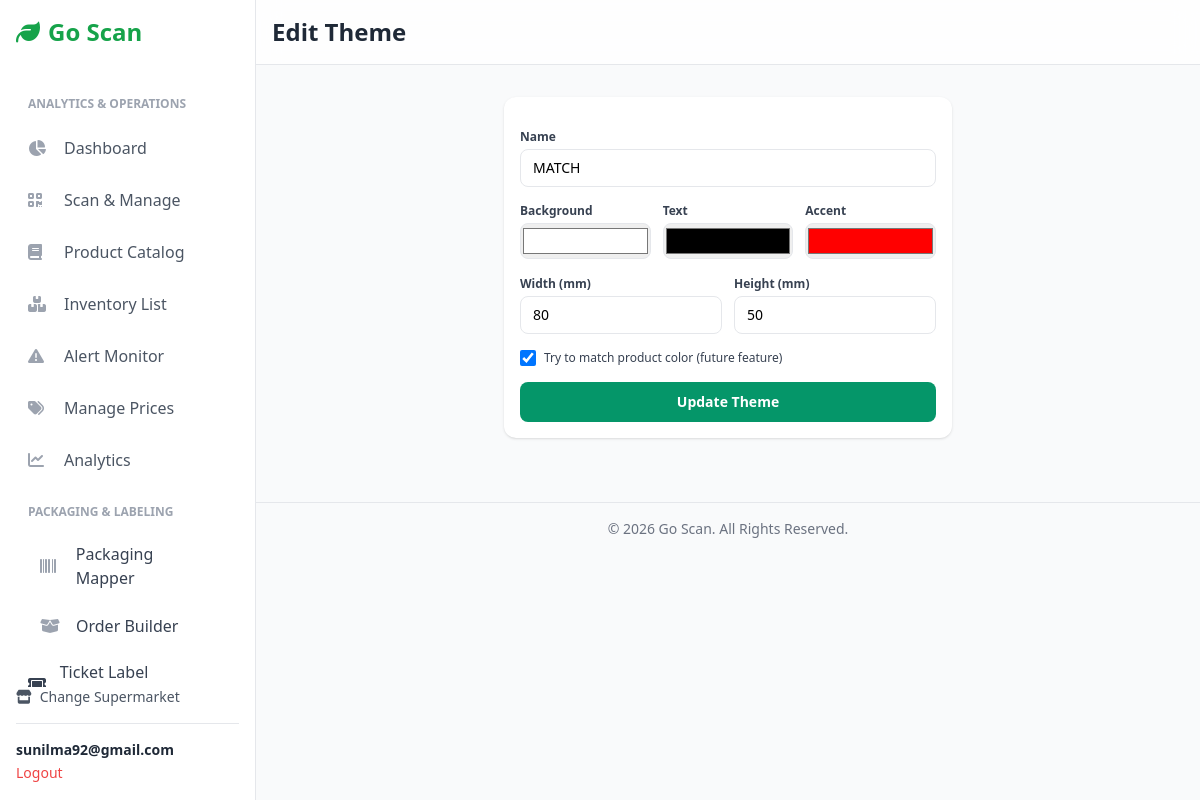
Page /ticket/1/themes/1/edit/ (signed in) on the committed database.
### users/models.py (models this page shows, shortened)
class Account(AbstractBaseUser):
    first_name = models.CharField(max_length=50)
    last_name = models.CharField(max_length=50)
    username = models.CharField(max_length=50, unique=True)
    email = models.EmailField(max_length=100, unique=True)
    phone_number = models.CharField(max_length=50, blank=True)
    date_joined = models.DateTimeField(auto_now_add=True)
    last_login = models.DateTimeField(auto_now=True)
    is_admin = models.BooleanField(default=False)
    is_staff = models.BooleanField(default=False)
    is_active = models.BooleanField(default=True)  # <-- Changed to True
    is_superuser = models.BooleanField(default=False)
    USERNAME_FIELD = 'username'
    REQUIRED_FIELDS = ['email', 'first_name', 'last_name']
    objects = MyAccountManager()

### Tickettheme/models.py (models this page shows, shortened)
class TicketTheme(models.Model):
    supermarket = models.ForeignKey(Supermarket, on_delete=models.CASCADE)
    name = models.CharField(max_length=50)
    background_color = models.CharField(max_length=20, default="#FFFFFF")
    text_color = models.CharField(max_length=20, default="#000000")
    accent_color = models.CharField(max_length=20, default="#FF0000")
    width_mm = models.PositiveIntegerField(default=80)
    height_mm = models.PositiveIntegerField(default=50)
    match_product_color = models.BooleanField(default=False)

### Tickettheme/views.py (the view, shortened to what this page needs)
# urls.py: path("<int:supermarket_id>/themes/<int:theme_id>/edit/", views.ticket_theme_edit_view, name="ticket_theme_edit"),
@login_required
def ticket_theme_edit_view(request, supermarket_id, theme_id):
    supermarket = get_object_or_404(Supermarket, pk=supermarket_id)
    theme = get_object_or_404(TicketTheme, pk=theme_id, supermarket=supermarket)
    return render(request, "tickettheme/theme_edit.html", {
        "theme": theme,
        "supermarket": supermarket,
    })

### templates/tickettheme/theme_edit.html (shortened to what this page needs)
{% extends "inventory/base.html" %}
{% block header %}Edit Theme{% endblock %}
{% block content %}
<div class="max-w-md mx-auto space-y-5">
    <div class="bg-white rounded-xl shadow p-4">
        <form method="POST" class="space-y-4">
            <div>
                <label class="block text-xs font-semibold text-gray-700 mb-1">Name</label>
                <input type="text" name="name" required
                       value="{{ theme.name }}"
                       class="w-full border rounded-lg px-3 py-2 text-sm">
            </div>
            <div class="grid grid-cols-3 gap-3">
                <div>
                    <label class="block text-xs font-semibold text-gray-700 mb-1">Background</label>
                    <input type="color" name="background_color"
                           value="{{ theme.background_color }}"
                           class="w-full h-9 border rounded-lg p-0">
                </div>
                <div>
                    <label class="block text-xs font-semibold text-gray-700 mb-1">Text</label>
                    <input type="color" name="text_color"
                           value="{{ theme.text_color }}"
                           class="w-full h-9 border rounded-lg p-0">
                </div>
                <div>
                    <label class="block text-xs font-semibold text-gray-700 mb-1">Accent</label>
                    <input type="color" name="accent_color"
                           value="{{ theme.accent_color }}"
                           class="w-full h-9 border rounded-lg p-0">
                </div>
            </div>
            <div class="grid grid-cols-2 gap-3">
                <div>
                    <label class="block text-xs font-semibold text-gray-700 mb-1">Width (mm)</label>
                    <input type="number" name="width_mm"
                           value="{{ theme.width_mm }}"
                           class="w-full border rounded-lg px-3 py-2 text-sm">
                </div>
                <div>
                    <label class="block text-xs font-semibold text-gray-700 mb-1">Height (mm)</label>
                    <input type="number" name="height_mm"
                           value="{{ theme.height_mm }}"
                           class="w-full border rounded-lg px-3 py-2 text-sm">
                </div>
            </div>
            <div class="flex items-center gap-2 text-xs">
                <input type="checkbox" name="match_product_color" id="match_product_color"
                       class="w-4 h-4 rounded border-gray-300"
                       {% if theme.match_product_color %}checked{% endif %}>
                <label for="match_product_color" class="text-gray-700">
                    Try to match product color (future feature)
                </label>
            </div>
            <button type="submit"
                    class="w-full bg-emerald-600 hover:bg-emerald-700 text-white py-2.5 rounded-lg text-sm font-semibold">
                Update Theme
            </button>
        </form>
    </div>
</div>
{% endblock %}

### templates/inventory/base.html (shortened to what this page needs)
{% load static %}
<!DOCTYPE html>
<html lang="en">
<head>
    <script src="https://cdn.tailwindcss.com"></script>
    <link rel="stylesheet" href="https://cdnjs.cloudflare.com/ajax/libs/font-awesome/6.4.0/css/all.min.css">
</head>
<body class="bg-gray-50 font-sans">
    <aside id="sidebar" class="w-64 bg-white text-gray-800 p-4 border-r border-gray-200 fixed h-full flex flex-col z-30 md:translate-x-0">
        <div class="text-2xl font-bold text-green-600 mb-8 flex items-center">
            <i class="fas fa-leaf mr-2"></i>
            <span>Go Scan</span>
        </div>
        <nav class="space-y-1 flex-grow overflow-y-auto">
            {% if supermarket %}
                <p class="px-3 pt-4 pb-2 text-xs font-semibold text-gray-400 uppercase">Analytics & Operations</p>
                <a href="{% url 'inventory:supermarket_dashboard' supermarket.id %}" class="sidebar-link flex items-center p-3 rounded-lg text-gray-600 hover:bg-gray-200">
                    <i class="fas fa-chart-pie w-6 mr-3 text-gray-400"></i> Dashboard
                </a>
                <a href="{% url 'inventory:scan_item' supermarket.id %}" class="sidebar-link flex items-center p-3 rounded-lg text-gray-600 hover:bg-gray-200">
                    <i class="fas fa-qrcode w-6 mr-3 text-gray-400"></i> Scan & Manage
                </a>
                <a href="{% url 'inventory:product_list' supermarket.id %}" class="sidebar-link flex items-center p-3 rounded-lg text-gray-600 hover:bg-gray-200">
                    <i class="fas fa-book w-6 mr-3 text-gray-400"></i> Product Catalog
                </a>
                <a href="{% url 'inventory:inventory_list' supermarket.id %}" class="sidebar-link flex items-center p-3 rounded-lg text-gray-600 hover:bg-gray-200">
                    <i class="fas fa-boxes-stacked w-6 mr-3 text-gray-400"></i> Inventory List
                </a>
                <a href="{% url 'pricing:alert_monitor' supermarket.id %}" class="sidebar-link flex items-center p-3 rounded-lg text-gray-600 hover:bg-gray-200">
                    <i class="fas fa-triangle-exclamation w-6 mr-3 text-gray-400"></i> Alert Monitor
                </a>
                    <a href="{% url 'product_pricing:manage_product_prices' supermarket.id %}" class="sidebar-link flex items-center p-3 rounded-lg text-gray-600 hover:bg-gray-200">
                        <i class="fas fa-tags w-6 mr-3 text-gray-400"></i> Manage Prices
                    </a>
            <a href="{% url 'analytics:dashboard' supermarket.id %}"
   class="sidebar-link flex items-center p-3 rounded-lg text-gray-600 hover:bg-gray-200">
    <i class="fas fa-chart-line w-6 mr-3 text-gray-400"></i>
    <span>Analytics</span>
</a>
<p class="px-3 pt-4 pb-2 text-xs font-semibold text-gray-400 uppercase">
    Packaging & Labeling
</p>
<a href="{% url 'packaging:scan_unit' supermarket.id %}"
   class="sidebar-link flex items-center px-4 py-2.5 rounded-lg mx-2 text-gray-700 hover:bg-gray-100">
    <i class="fas fa-barcode w-6 mr-3 text-gray-400"></i>
    <span>Packaging Mapper</span>
</a>
<a href="{% url 'packaging:order_builder' supermarket.id %}"
   class="sidebar-link flex items-center px-4 py-2.5 rounded-lg mx-2 text-gray-700 hover:bg-gray-100">
    <i class="fas fa-box-open w-6 mr-3 text-gray-400"></i>
    <span>Order Builder</span>
</a>
            <a href="{% url 'ticket:ticket_list' supermarket.id %}"
           class="sidebar-link flex items-center gap-3 rounded-xl px-3 py-2 text-gray-700 hover:bg-gray-100">
            <i class="fas fa-ticket w-5"></i> Ticket Label Generator
        </a>
            {% endif %}
        </nav>
        <div class="mt-auto">
            <a href="{% url 'inventory:home' %}" class="text-sm text-gray-600 hover:text-green-600 flex items-center mb-4"><i class="fas fa-store mr-2"></i> Change Supermarket</a>
            {% if user.is_authenticated %}
            <div class="border-t pt-4">
                <p class="text-sm font-semibold truncate">{{ user.email }}</p>
                <a href="{% url 'account_logout' %}" class="text-sm text-red-500 hover:underline">Logout</a>
            </div>
            {% endif %}
        </div>
    </aside>
    <div class="flex-1 md:ml-64">
        <header class="bg-white/80 backdrop-blur-md sticky top-0 z-10 p-4 border-b border-gray-200 flex items-center justify-between">
            <h1 class="text-xl md:text-2xl font-bold text-gray-800">
                {% block header %}{% endblock %}
            </h1>
        </header>
        <main class="p-4 sm:p-6 md:p-8">
            {% block content %}{% endblock %}
        </main>
         <footer class="text-center p-4 text-sm text-gray-500 border-t mt-8">
            © {% now "Y" %} Go Scan. All Rights Reserved.
        </footer>
    </div>
</body>
</html>

### templates/inventory/base.html (style rules this page uses)
#sidebar { transition: transform 0.3s ease-in-out; }

### rows in the picture
Account: email "sunilma92@gmail.com"
TicketTheme: name "MATCH", background_color "#ffffff", text_color "#000000", accent_color "#ff0000", width_mm "80", height_mm "50", match_product_color "☑"
